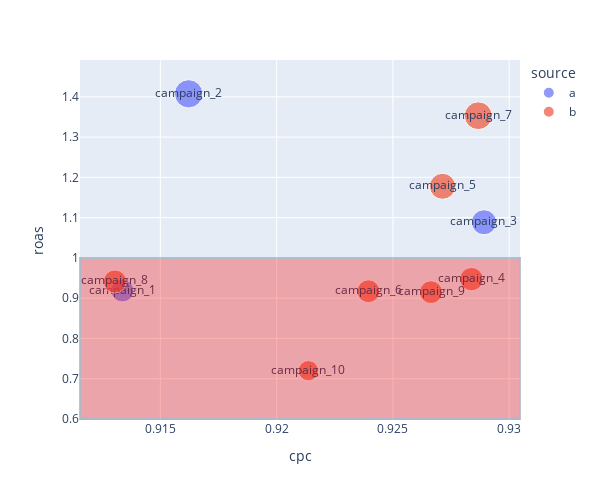

The notebook cell saved with this chart:
### Code cell
# campaign별 효율성 시각화
fig = px.scatter(
    roas[roas['campaign']!='organic'] # organic 제외
    , x='cpc'
    , y='roas'
    , height=500, width=600
    , size='realized_revenue'
    , color='source'
    , text='campaign'
)

fig.add_hrect(y0=0.6, y1=1, fillcolor='red', opacity=.3)

fig.show()

### Figure 1 — Plotly figure (JSON) as saved in the notebook; plotly's stock layout.template omitted (floating-point values rounded to 4 significant figures)
{"data": [{"hovertemplate": "source=a<br>cpc=%{x}<br>roas=%{y}<br>realized_revenue=%{marker.size}<br>campaign=%{text}<extra></extra>", "legendgroup": "a", "marker": {"color": "#636efa", "size": [23220, 35507, 27936], "sizemode": "area", "sizeref": 88.77, "symbol": "circle"}, "mode": "markers+text", "name": "a", "orientation": "v", "showlegend": true, "text": ["campaign_1", "campaign_2", "campaign_3"], "type": "scatter", "x": [0.9134, 0.9162, 0.9289], "xaxis": "x", "y": [0.9189, 1.407, 1.089], "yaxis": "y"}, {"hovertemplate": "source=b<br>cpc=%{x}<br>roas=%{y}<br>realized_revenue=%{marker.size}<br>campaign=%{text}<extra></extra>", "legendgroup": "b", "marker": {"color": "#EF553B", "size": [18179, 24285, 29943, 23189, 34261, 23672, 23116], "sizemode": "area", "sizeref": 88.77, "symbol": "circle"}, "mode": "markers+text", "name": "b", "orientation": "v", "showlegend": true, "text": ["campaign_10", "campaign_4", "campaign_5", "campaign_6", "campaign_7", "campaign_8", "campaign_9"], "type": "scatter", "x": [0.9214, 0.9284, 0.9271, 0.9239, 0.9287, 0.913, 0.9266], "xaxis": "x", "y": [0.7199, 0.9473, 1.178, 0.9173, 1.353, 0.9414, 0.915], "yaxis": "y"}], "layout": {"height": 500, "legend": {"itemsizing": "constant", "title": {"text": "source"}, "tracegroupgap": 0}, "margin": {"t": 60}, "shapes": [{"fillcolor": "red", "opacity": 0.3, "type": "rect", "x0": 0, "x1": 1, "xref": "x domain", "y0": 0.6, "y1": 1, "yref": "y"}], "width": 600, "xaxis": {"anchor": "y", "domain": [0, 1], "title": {"text": "cpc"}}, "yaxis": {"anchor": "x", "domain": [0, 1], "title": {"text": "roas"}}}}
